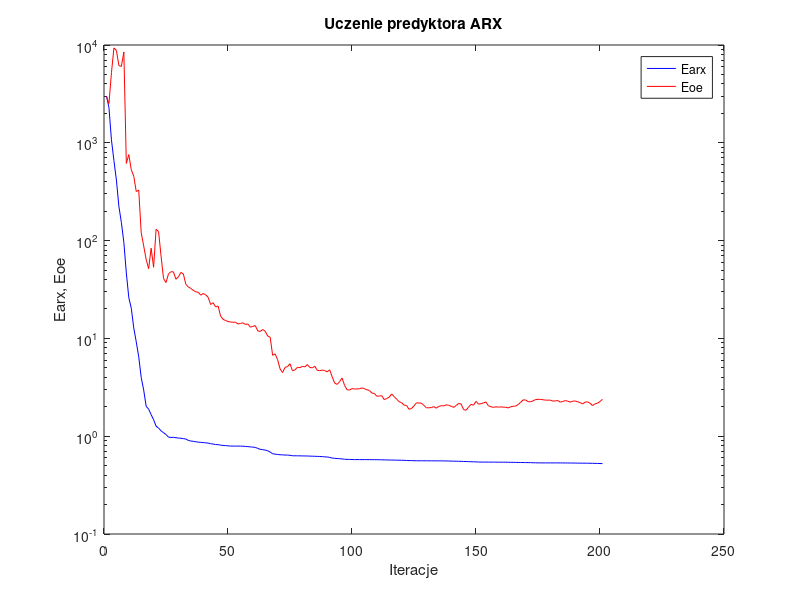
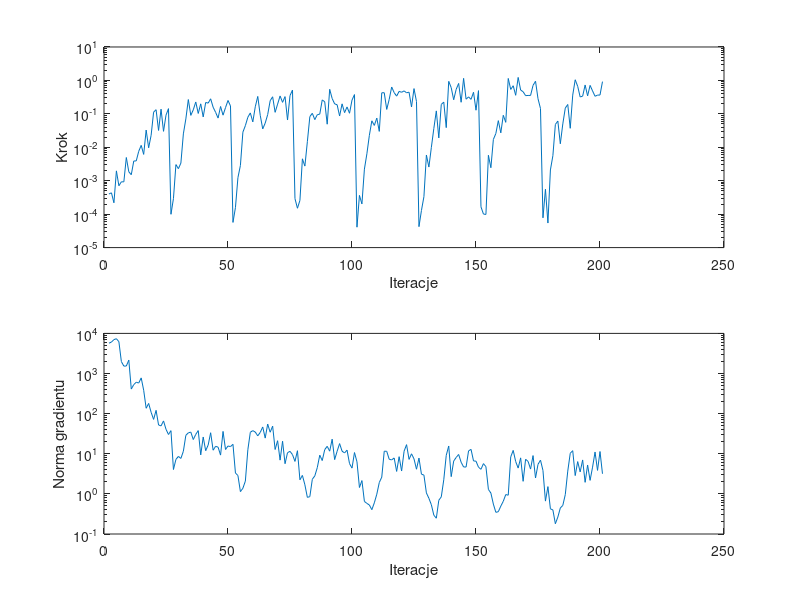

Write the MATLAB code that produced these figures, in order.
%uczenie predyktora arx
clear all;
n=0; farx(n+1)=3.013490e+003; foe(n+1)=2.973426e+003; wspucz(n+1)=0.000000e+000; ng(n+1)=0.000000e+000;
%odnowa zmiennej metryki
n=1; farx(n+1)=2.287604e+003; foe(n+1)=2.521575e+003; krok(n+1)=4.012417e-004; ng(n+1)=5.691787e+003;
n=2; farx(n+1)=1.070532e+003; foe(n+1)=5.200966e+003; krok(n+1)=4.347668e-004; ng(n+1)=6.083609e+003;
n=3; farx(n+1)=6.584124e+002; foe(n+1)=9.334041e+003; krok(n+1)=2.189959e-004; ng(n+1)=6.984685e+003;
n=4; farx(n+1)=4.160547e+002; foe(n+1)=8.798911e+003; krok(n+1)=1.970836e-003; ng(n+1)=7.371434e+003;
n=5; farx(n+1)=2.240569e+002; foe(n+1)=6.153377e+003; krok(n+1)=7.068943e-004; ng(n+1)=6.210827e+003;
n=6; farx(n+1)=1.532861e+002; foe(n+1)=6.039922e+003; krok(n+1)=9.289576e-004; ng(n+1)=1.984890e+003;
n=7; farx(n+1)=9.620685e+001; foe(n+1)=8.484835e+003; krok(n+1)=9.247269e-004; ng(n+1)=1.530596e+003;
n=8; farx(n+1)=4.671542e+001; foe(n+1)=6.154791e+002; krok(n+1)=4.949772e-003; ng(n+1)=1.536587e+003;
n=9; farx(n+1)=2.609204e+001; foe(n+1)=7.568194e+002; krok(n+1)=1.849454e-003; ng(n+1)=2.159017e+003;
n=10; farx(n+1)=2.034073e+001; foe(n+1)=5.310339e+002; krok(n+1)=1.511984e-003; ng(n+1)=4.100486e+002;
n=11; farx(n+1)=1.279282e+001; foe(n+1)=4.553330e+002; krok(n+1)=3.883641e-003; ng(n+1)=5.291523e+002;
n=12; farx(n+1)=9.238034e+000; foe(n+1)=3.177900e+002; krok(n+1)=3.916767e-003; ng(n+1)=6.074797e+002;
n=13; farx(n+1)=6.491326e+000; foe(n+1)=3.286861e+002; krok(n+1)=7.585588e-003; ng(n+1)=5.781618e+002;
n=14; farx(n+1)=3.992414e+000; foe(n+1)=1.203054e+002; krok(n+1)=1.142218e-002; ng(n+1)=7.783240e+002;
n=15; farx(n+1)=2.966018e+000; foe(n+1)=8.828214e+001; krok(n+1)=6.130766e-003; ng(n+1)=3.822758e+002;
n=16; farx(n+1)=2.020877e+000; foe(n+1)=6.408909e+001; krok(n+1)=3.276344e-002; ng(n+1)=1.361005e+002;
n=17; farx(n+1)=1.892632e+000; foe(n+1)=5.164155e+001; krok(n+1)=9.661282e-003; ng(n+1)=1.797166e+002;
n=18; farx(n+1)=1.662478e+000; foe(n+1)=8.364063e+001; krok(n+1)=2.284436e-002; ng(n+1)=1.079885e+002;
n=19; farx(n+1)=1.475152e+000; foe(n+1)=5.339304e+001; krok(n+1)=1.124683e-001; ng(n+1)=7.181245e+001;
n=20; farx(n+1)=1.266981e+000; foe(n+1)=1.304349e+002; krok(n+1)=1.331896e-001; ng(n+1)=1.208959e+002;
n=21; farx(n+1)=1.210995e+000; foe(n+1)=1.236325e+002; krok(n+1)=3.192003e-002; ng(n+1)=5.215788e+001;
n=22; farx(n+1)=1.135154e+000; foe(n+1)=6.966773e+001; krok(n+1)=1.380129e-001; ng(n+1)=4.951199e+001;
n=23; farx(n+1)=1.085286e+000; foe(n+1)=4.099450e+001; krok(n+1)=3.001201e-002; ng(n+1)=6.579553e+001;
n=24; farx(n+1)=1.042065e+000; foe(n+1)=3.723447e+001; krok(n+1)=9.137743e-002; ng(n+1)=4.074574e+001;
n=25; farx(n+1)=9.774335e-001; foe(n+1)=4.570828e+001; krok(n+1)=1.433103e-001; ng(n+1)=3.022948e+001;
%odnowa zmiennej metryki
n=26; farx(n+1)=9.724421e-001; foe(n+1)=4.808248e+001; krok(n+1)=9.921626e-005; ng(n+1)=3.769436e+001;
n=27; farx(n+1)=9.722441e-001; foe(n+1)=4.788558e+001; krok(n+1)=2.920175e-004; ng(n+1)=4.045438e+000;
n=28; farx(n+1)=9.648467e-001; foe(n+1)=4.027840e+001; krok(n+1)=3.036370e-003; ng(n+1)=7.238217e+000;
n=29; farx(n+1)=9.572971e-001; foe(n+1)=4.263562e+001; krok(n+1)=2.293768e-003; ng(n+1)=8.596278e+000;
n=30; farx(n+1)=9.532017e-001; foe(n+1)=4.726515e+001; krok(n+1)=3.367365e-003; ng(n+1)=7.640743e+000;
n=31; farx(n+1)=9.444949e-001; foe(n+1)=4.556772e+001; krok(n+1)=2.517497e-002; ng(n+1)=1.155033e+001;
n=32; farx(n+1)=9.354509e-001; foe(n+1)=3.577034e+001; krok(n+1)=7.053511e-002; ng(n+1)=2.879083e+001;
n=33; farx(n+1)=9.052722e-001; foe(n+1)=3.361675e+001; krok(n+1)=2.677938e-001; ng(n+1)=3.321442e+001;
n=34; farx(n+1)=8.928981e-001; foe(n+1)=3.244869e+001; krok(n+1)=9.004374e-002; ng(n+1)=3.466645e+001;
n=35; farx(n+1)=8.866326e-001; foe(n+1)=3.097466e+001; krok(n+1)=1.320338e-001; ng(n+1)=2.261163e+001;
n=36; farx(n+1)=8.765462e-001; foe(n+1)=2.997054e+001; krok(n+1)=2.268451e-001; ng(n+1)=3.040617e+001;
n=37; farx(n+1)=8.701172e-001; foe(n+1)=2.959548e+001; krok(n+1)=1.028050e-001; ng(n+1)=3.778717e+001;
n=38; farx(n+1)=8.649245e-001; foe(n+1)=2.768297e+001; krok(n+1)=1.992696e-001; ng(n+1)=9.372702e+000;
n=39; farx(n+1)=8.607097e-001; foe(n+1)=2.875719e+001; krok(n+1)=8.100548e-002; ng(n+1)=2.615590e+001;
n=40; farx(n+1)=8.558163e-001; foe(n+1)=2.792486e+001; krok(n+1)=2.192961e-001; ng(n+1)=1.192876e+001;
n=41; farx(n+1)=8.503143e-001; foe(n+1)=2.629460e+001; krok(n+1)=2.093785e-001; ng(n+1)=1.650044e+001;
n=42; farx(n+1)=8.381949e-001; foe(n+1)=2.221428e+001; krok(n+1)=2.818076e-001; ng(n+1)=3.341660e+001;
n=43; farx(n+1)=8.311619e-001; foe(n+1)=2.318851e+001; krok(n+1)=1.582278e-001; ng(n+1)=1.227356e+001;
n=44; farx(n+1)=8.218148e-001; foe(n+1)=2.098897e+001; krok(n+1)=1.111619e-001; ng(n+1)=1.533178e+001;
n=45; farx(n+1)=8.197143e-001; foe(n+1)=2.141959e+001; krok(n+1)=7.470580e-002; ng(n+1)=1.461584e+001;
n=46; farx(n+1)=8.103040e-001; foe(n+1)=1.698367e+001; krok(n+1)=1.660944e-001; ng(n+1)=9.264244e+000;
n=47; farx(n+1)=8.050149e-001; foe(n+1)=1.567703e+001; krok(n+1)=9.137743e-002; ng(n+1)=3.605382e+001;
n=48; farx(n+1)=8.015373e-001; foe(n+1)=1.523553e+001; krok(n+1)=1.541897e-001; ng(n+1)=1.277214e+001;
n=49; farx(n+1)=7.962807e-001; foe(n+1)=1.489699e+001; krok(n+1)=2.515191e-001; ng(n+1)=1.561355e+001;
n=50; farx(n+1)=7.933582e-001; foe(n+1)=1.469854e+001; krok(n+1)=1.725040e-001; ng(n+1)=1.507376e+001;
%odnowa zmiennej metryki
n=51; farx(n+1)=7.924737e-001; foe(n+1)=1.463365e+001; krok(n+1)=5.665485e-005; ng(n+1)=1.718792e+001;
n=52; farx(n+1)=7.923965e-001; foe(n+1)=1.464553e+001; krok(n+1)=1.574580e-004; ng(n+1)=3.313359e+000;
n=53; farx(n+1)=7.920410e-001; foe(n+1)=1.406060e+001; krok(n+1)=1.234612e-003; ng(n+1)=2.863266e+000;
n=54; farx(n+1)=7.918805e-001; foe(n+1)=1.419568e+001; krok(n+1)=2.855545e-003; ng(n+1)=1.138940e+000;
n=55; farx(n+1)=7.897962e-001; foe(n+1)=1.444718e+001; krok(n+1)=2.835564e-002; ng(n+1)=1.380467e+000;
n=56; farx(n+1)=7.866244e-001; foe(n+1)=1.388699e+001; krok(n+1)=4.438543e-002; ng(n+1)=2.084642e+000;
n=57; farx(n+1)=7.822112e-001; foe(n+1)=1.406371e+001; krok(n+1)=7.919636e-002; ng(n+1)=1.256293e+001;
n=58; farx(n+1)=7.775672e-001; foe(n+1)=1.303532e+001; krok(n+1)=1.067078e-001; ng(n+1)=3.434162e+001;
n=59; farx(n+1)=7.740896e-001; foe(n+1)=1.326227e+001; krok(n+1)=5.753341e-002; ng(n+1)=3.769331e+001;
n=60; farx(n+1)=7.673678e-001; foe(n+1)=1.352766e+001; krok(n+1)=1.630613e-001; ng(n+1)=3.474010e+001;
n=61; farx(n+1)=7.508969e-001; foe(n+1)=1.192711e+001; krok(n+1)=3.319551e-001; ng(n+1)=2.794815e+001;
n=62; farx(n+1)=7.341583e-001; foe(n+1)=1.177586e+001; krok(n+1)=9.019770e-002; ng(n+1)=3.406764e+001;
n=63; farx(n+1)=7.284396e-001; foe(n+1)=1.233729e+001; krok(n+1)=3.550149e-002; ng(n+1)=4.656597e+001;
n=64; farx(n+1)=7.218581e-001; foe(n+1)=1.184787e+001; krok(n+1)=5.285294e-002; ng(n+1)=2.455992e+001;
n=65; farx(n+1)=7.101305e-001; foe(n+1)=1.057311e+001; krok(n+1)=9.513510e-002; ng(n+1)=5.499220e+001;
n=66; farx(n+1)=6.888820e-001; foe(n+1)=1.029343e+001; krok(n+1)=2.464885e-001; ng(n+1)=3.440980e+001;
n=67; farx(n+1)=6.623000e-001; foe(n+1)=6.712610e+000; krok(n+1)=3.240219e-001; ng(n+1)=4.877648e+001;
n=68; farx(n+1)=6.557122e-001; foe(n+1)=6.947727e+000; krok(n+1)=1.111619e-001; ng(n+1)=1.276954e+001;
n=69; farx(n+1)=6.505052e-001; foe(n+1)=6.063749e+000; krok(n+1)=1.952188e-001; ng(n+1)=2.115850e+001;
n=70; farx(n+1)=6.463432e-001; foe(n+1)=4.871133e+000; krok(n+1)=3.427774e-001; ng(n+1)=6.940172e+000;
n=71; farx(n+1)=6.439812e-001; foe(n+1)=4.477727e+000; krok(n+1)=2.209722e-001; ng(n+1)=2.053955e+001;
n=72; farx(n+1)=6.418999e-001; foe(n+1)=5.056438e+000; krok(n+1)=3.282103e-001; ng(n+1)=5.648149e+000;
n=73; farx(n+1)=6.409474e-001; foe(n+1)=5.151201e+000; krok(n+1)=6.544743e-002; ng(n+1)=1.063466e+001;
n=74; farx(n+1)=6.380970e-001; foe(n+1)=5.507498e+000; krok(n+1)=3.510640e-001; ng(n+1)=1.148242e+001;
n=75; farx(n+1)=6.312029e-001; foe(n+1)=4.666352e+000; krok(n+1)=5.155493e-001; ng(n+1)=9.538441e+000;
%odnowa zmiennej metryki
n=76; farx(n+1)=6.307357e-001; foe(n+1)=4.769882e+000; krok(n+1)=2.921277e-004; ng(n+1)=6.444135e+000;
n=77; farx(n+1)=6.299525e-001; foe(n+1)=5.065024e+000; krok(n+1)=1.502858e-004; ng(n+1)=1.191723e+001;
n=78; farx(n+1)=6.299010e-001; foe(n+1)=5.025283e+000; krok(n+1)=2.578785e-004; ng(n+1)=2.246408e+000;
n=79; farx(n+1)=6.284321e-001; foe(n+1)=5.173832e+000; krok(n+1)=4.522618e-003; ng(n+1)=2.886184e+000;
n=80; farx(n+1)=6.281492e-001; foe(n+1)=5.118434e+000; krok(n+1)=2.739044e-003; ng(n+1)=1.686243e+000;
n=81; farx(n+1)=6.277376e-001; foe(n+1)=5.394737e+000; krok(n+1)=1.473291e-002; ng(n+1)=8.185041e-001;
n=82; farx(n+1)=6.257225e-001; foe(n+1)=5.035608e+000; krok(n+1)=8.277891e-002; ng(n+1)=8.542724e-001;
n=83; farx(n+1)=6.245956e-001; foe(n+1)=5.006964e+000; krok(n+1)=1.039503e-001; ng(n+1)=2.312427e+000;
n=84; farx(n+1)=6.233966e-001; foe(n+1)=5.180875e+000; krok(n+1)=6.722782e-002; ng(n+1)=2.808625e+000;
n=85; farx(n+1)=6.218042e-001; foe(n+1)=4.720739e+000; krok(n+1)=9.431389e-002; ng(n+1)=4.509416e+000;
n=86; farx(n+1)=6.206017e-001; foe(n+1)=4.673910e+000; krok(n+1)=9.809225e-002; ng(n+1)=9.225580e+000;
n=87; farx(n+1)=6.182982e-001; foe(n+1)=4.746502e+000; krok(n+1)=2.611580e-001; ng(n+1)=6.771300e+000;
n=88; farx(n+1)=6.149113e-001; foe(n+1)=4.692472e+000; krok(n+1)=2.301336e-001; ng(n+1)=1.267373e+001;
n=89; farx(n+1)=6.134410e-001; foe(n+1)=4.551222e+000; krok(n+1)=4.904612e-002; ng(n+1)=1.532662e+001;
n=90; farx(n+1)=6.073920e-001; foe(n+1)=4.774507e+000; krok(n+1)=5.421555e-001; ng(n+1)=1.160934e+001;
n=91; farx(n+1)=5.978453e-001; foe(n+1)=4.047019e+000; krok(n+1)=2.876382e-001; ng(n+1)=2.309646e+001;
n=92; farx(n+1)=5.942970e-001; foe(n+1)=3.493648e+000; krok(n+1)=1.989372e-001; ng(n+1)=7.148429e+000;
n=93; farx(n+1)=5.906003e-001; foe(n+1)=3.387358e+000; krok(n+1)=1.871606e-001; ng(n+1)=1.153286e+001;
n=94; farx(n+1)=5.891250e-001; foe(n+1)=3.607972e+000; krok(n+1)=8.625198e-002; ng(n+1)=1.791675e+001;
n=95; farx(n+1)=5.854502e-001; foe(n+1)=3.935441e+000; krok(n+1)=1.992696e-001; ng(n+1)=1.158583e+001;
n=96; farx(n+1)=5.814402e-001; foe(n+1)=3.315059e+000; krok(n+1)=1.088405e-001; ng(n+1)=1.049483e+001;
n=97; farx(n+1)=5.795506e-001; foe(n+1)=2.985244e+000; krok(n+1)=1.608941e-001; ng(n+1)=1.232594e+001;
n=98; farx(n+1)=5.788026e-001; foe(n+1)=2.965157e+000; krok(n+1)=1.042621e-001; ng(n+1)=5.687882e+000;
n=99; farx(n+1)=5.777029e-001; foe(n+1)=3.067588e+000; krok(n+1)=2.577175e-001; ng(n+1)=4.390210e+000;
n=100; farx(n+1)=5.766662e-001; foe(n+1)=3.036898e+000; krok(n+1)=3.772555e-001; ng(n+1)=1.072388e+001;
%odnowa zmiennej metryki
n=101; farx(n+1)=5.765955e-001; foe(n+1)=3.045295e+000; krok(n+1)=4.077711e-005; ng(n+1)=6.307794e+000;
n=102; farx(n+1)=5.765663e-001; foe(n+1)=3.051148e+000; krok(n+1)=3.643336e-004; ng(n+1)=1.441420e+000;
n=103; farx(n+1)=5.765341e-001; foe(n+1)=3.119656e+000; krok(n+1)=2.025153e-004; ng(n+1)=2.146727e+000;
n=104; farx(n+1)=5.764983e-001; foe(n+1)=3.061905e+000; krok(n+1)=2.222834e-003; ng(n+1)=6.486944e-001;
n=105; farx(n+1)=5.764123e-001; foe(n+1)=2.987457e+000; krok(n+1)=6.390530e-003; ng(n+1)=5.794181e-001;
n=106; farx(n+1)=5.761639e-001; foe(n+1)=2.933914e+000; krok(n+1)=2.280046e-002; ng(n+1)=5.286287e-001;
n=107; farx(n+1)=5.757979e-001; foe(n+1)=2.760721e+000; krok(n+1)=6.192665e-002; ng(n+1)=4.039022e-001;
n=108; farx(n+1)=5.753607e-001; foe(n+1)=2.738769e+000; krok(n+1)=4.509055e-002; ng(n+1)=5.983723e-001;
n=109; farx(n+1)=5.749213e-001; foe(n+1)=2.563460e+000; krok(n+1)=7.461084e-002; ng(n+1)=9.822727e-001;
n=110; farx(n+1)=5.747427e-001; foe(n+1)=2.579495e+000; krok(n+1)=2.991958e-002; ng(n+1)=1.917863e+000;
n=111; farx(n+1)=5.737271e-001; foe(n+1)=2.593147e+000; krok(n+1)=4.268310e-001; ng(n+1)=2.616949e+000;
n=112; farx(n+1)=5.724899e-001; foe(n+1)=2.367743e+000; krok(n+1)=4.288049e-001; ng(n+1)=1.158791e+001;
n=113; farx(n+1)=5.717169e-001; foe(n+1)=2.428461e+000; krok(n+1)=1.357860e-001; ng(n+1)=1.151018e+001;
n=114; farx(n+1)=5.709993e-001; foe(n+1)=2.506712e+000; krok(n+1)=2.711458e-001; ng(n+1)=7.293222e+000;
n=115; farx(n+1)=5.703086e-001; foe(n+1)=2.706491e+000; krok(n+1)=6.361450e-001; ng(n+1)=7.025336e+000;
n=116; farx(n+1)=5.697135e-001; foe(n+1)=2.538558e+000; krok(n+1)=4.306047e-001; ng(n+1)=7.863375e+000;
n=117; farx(n+1)=5.692248e-001; foe(n+1)=2.391688e+000; krok(n+1)=3.388186e-001; ng(n+1)=3.630013e+000;
n=118; farx(n+1)=5.683715e-001; foe(n+1)=2.252555e+000; krok(n+1)=4.706699e-001; ng(n+1)=8.464630e+000;
n=119; farx(n+1)=5.677924e-001; foe(n+1)=2.199299e+000; krok(n+1)=4.419445e-001; ng(n+1)=3.713766e+000;
n=120; farx(n+1)=5.663929e-001; foe(n+1)=2.078458e+000; krok(n+1)=4.862877e-001; ng(n+1)=1.157222e+001;
n=121; farx(n+1)=5.647808e-001; foe(n+1)=2.061612e+000; krok(n+1)=4.268310e-001; ng(n+1)=1.687262e+001;
n=122; farx(n+1)=5.631545e-001; foe(n+1)=1.884928e+000; krok(n+1)=4.446475e-001; ng(n+1)=7.237316e+000;
n=123; farx(n+1)=5.626165e-001; foe(n+1)=1.916807e+000; krok(n+1)=1.607063e-001; ng(n+1)=9.975593e+000;
n=124; farx(n+1)=5.617340e-001; foe(n+1)=2.046194e+000; krok(n+1)=5.692710e-001; ng(n+1)=7.467043e+000;
n=125; farx(n+1)=5.608019e-001; foe(n+1)=2.193349e+000; krok(n+1)=2.343012e-001; ng(n+1)=4.117063e+000;
%odnowa zmiennej metryki
n=126; farx(n+1)=5.606711e-001; foe(n+1)=2.185137e+000; krok(n+1)=4.229784e-005; ng(n+1)=7.807103e+000;
n=127; farx(n+1)=5.606181e-001; foe(n+1)=2.177424e+000; krok(n+1)=1.289393e-004; ng(n+1)=3.102261e+000;
n=128; farx(n+1)=5.605151e-001; foe(n+1)=2.062991e+000; krok(n+1)=3.341463e-004; ng(n+1)=2.936588e+000;
n=129; farx(n+1)=5.602728e-001; foe(n+1)=1.952552e+000; krok(n+1)=5.879413e-003; ng(n+1)=1.056456e+000;
n=130; farx(n+1)=5.602168e-001; foe(n+1)=1.951699e+000; krok(n+1)=2.564143e-003; ng(n+1)=7.772314e-001;
n=131; farx(n+1)=5.601051e-001; foe(n+1)=1.962560e+000; krok(n+1)=9.955600e-003; ng(n+1)=5.356557e-001;
n=132; farx(n+1)=5.599822e-001; foe(n+1)=2.006879e+000; krok(n+1)=3.685289e-002; ng(n+1)=2.945718e-001;
n=133; farx(n+1)=5.597257e-001; foe(n+1)=1.933564e+000; krok(n+1)=1.226008e-001; ng(n+1)=2.476285e-001;
n=134; farx(n+1)=5.595928e-001; foe(n+1)=2.017186e+000; krok(n+1)=1.906683e-002; ng(n+1)=6.929035e-001;
n=135; farx(n+1)=5.594104e-001; foe(n+1)=2.050530e+000; krok(n+1)=1.914311e-001; ng(n+1)=8.428961e-001;
n=136; farx(n+1)=5.589258e-001; foe(n+1)=2.044103e+000; krok(n+1)=2.243785e-001; ng(n+1)=2.242387e+000;
n=137; farx(n+1)=5.586365e-001; foe(n+1)=2.093646e+000; krok(n+1)=3.873324e-002; ng(n+1)=9.139431e+000;
n=138; farx(n+1)=5.573017e-001; foe(n+1)=2.069210e+000; krok(n+1)=9.372047e-001; ng(n+1)=1.558905e+001;
n=139; farx(n+1)=5.561814e-001; foe(n+1)=2.023802e+000; krok(n+1)=6.094694e-001; ng(n+1)=2.690998e+000;
n=140; farx(n+1)=5.557721e-001; foe(n+1)=1.970378e+000; krok(n+1)=2.640676e-001; ng(n+1)=6.568727e+000;
n=141; farx(n+1)=5.548573e-001; foe(n+1)=2.059970e+000; krok(n+1)=5.389436e-001; ng(n+1)=8.095920e+000;
n=142; farx(n+1)=5.538202e-001; foe(n+1)=2.161126e+000; krok(n+1)=8.127796e-001; ng(n+1)=9.602503e+000;
n=143; farx(n+1)=5.532081e-001; foe(n+1)=2.133646e+000; krok(n+1)=2.223238e-001; ng(n+1)=6.153513e+000;
n=144; farx(n+1)=5.517500e-001; foe(n+1)=1.869059e+000; krok(n+1)=1.153327e+000; ng(n+1)=4.688863e+000;
n=145; farx(n+1)=5.511307e-001; foe(n+1)=1.844629e+000; krok(n+1)=2.745822e-001; ng(n+1)=4.669064e+000;
n=146; farx(n+1)=5.494880e-001; foe(n+1)=1.984852e+000; krok(n+1)=3.223140e-001; ng(n+1)=1.179686e+001;
n=147; farx(n+1)=5.484057e-001; foe(n+1)=2.118122e+000; krok(n+1)=2.714701e-001; ng(n+1)=1.285498e+001;
n=148; farx(n+1)=5.471716e-001; foe(n+1)=2.076456e+000; krok(n+1)=4.423764e-001; ng(n+1)=6.627033e+000;
n=149; farx(n+1)=5.464682e-001; foe(n+1)=2.271115e+000; krok(n+1)=1.284644e-001; ng(n+1)=6.533692e+000;
n=150; farx(n+1)=5.441025e-001; foe(n+1)=2.125879e+000; krok(n+1)=4.954132e-001; ng(n+1)=4.631510e+000;
%odnowa zmiennej metryki
n=151; farx(n+1)=5.439872e-001; foe(n+1)=2.149163e+000; krok(n+1)=1.657251e-004; ng(n+1)=4.092696e+000;
n=152; farx(n+1)=5.438299e-001; foe(n+1)=2.188133e+000; krok(n+1)=1.007837e-004; ng(n+1)=5.675238e+000;
n=153; farx(n+1)=5.437535e-001; foe(n+1)=2.241658e+000; krok(n+1)=9.802182e-005; ng(n+1)=4.771497e+000;
n=154; farx(n+1)=5.433010e-001; foe(n+1)=2.047614e+000; krok(n+1)=5.770731e-003; ng(n+1)=1.293129e+000;
n=155; farx(n+1)=5.431892e-001; foe(n+1)=2.003206e+000; krok(n+1)=2.448466e-003; ng(n+1)=1.047914e+000;
n=156; farx(n+1)=5.429936e-001; foe(n+1)=1.971366e+000; krok(n+1)=1.716139e-002; ng(n+1)=5.562476e-001;
n=157; farx(n+1)=5.428861e-001; foe(n+1)=1.998655e+000; krok(n+1)=2.580064e-002; ng(n+1)=3.470448e-001;
n=158; farx(n+1)=5.426156e-001; foe(n+1)=1.981501e+000; krok(n+1)=6.268030e-002; ng(n+1)=3.596240e-001;
n=159; farx(n+1)=5.424590e-001; foe(n+1)=1.995458e+000; krok(n+1)=2.702970e-002; ng(n+1)=4.956601e-001;
n=160; farx(n+1)=5.423112e-001; foe(n+1)=1.979173e+000; krok(n+1)=9.060490e-002; ng(n+1)=6.543001e-001;
n=161; farx(n+1)=5.422717e-001; foe(n+1)=1.979025e+000; krok(n+1)=5.576355e-002; ng(n+1)=9.622031e-001;
n=162; farx(n+1)=5.411868e-001; foe(n+1)=1.944718e+000; krok(n+1)=1.145368e+000; ng(n+1)=9.271407e-001;
n=163; farx(n+1)=5.407290e-001; foe(n+1)=2.001597e+000; krok(n+1)=5.378226e-001; ng(n+1)=8.352756e+000;
n=164; farx(n+1)=5.400818e-001; foe(n+1)=2.025929e+000; krok(n+1)=6.930078e-001; ng(n+1)=1.213724e+001;
n=165; farx(n+1)=5.396989e-001; foe(n+1)=2.030146e+000; krok(n+1)=3.589327e-001; ng(n+1)=6.387548e+000;
n=166; farx(n+1)=5.390097e-001; foe(n+1)=2.109545e+000; krok(n+1)=1.228893e+000; ng(n+1)=4.395106e+000;
n=167; farx(n+1)=5.384597e-001; foe(n+1)=2.218123e+000; krok(n+1)=5.155493e-001; ng(n+1)=7.902764e+000;
n=168; farx(n+1)=5.379483e-001; foe(n+1)=2.352619e+000; krok(n+1)=4.585593e-001; ng(n+1)=2.057346e+000;
n=169; farx(n+1)=5.375142e-001; foe(n+1)=2.347844e+000; krok(n+1)=3.505976e-001; ng(n+1)=7.289083e+000;
n=170; farx(n+1)=5.371906e-001; foe(n+1)=2.255347e+000; krok(n+1)=3.550835e-001; ng(n+1)=6.445642e+000;
n=171; farx(n+1)=5.367372e-001; foe(n+1)=2.248851e+000; krok(n+1)=3.556863e-001; ng(n+1)=4.153698e+000;
n=172; farx(n+1)=5.354630e-001; foe(n+1)=2.297379e+000; krok(n+1)=7.101669e-001; ng(n+1)=9.006747e+000;
n=173; farx(n+1)=5.344075e-001; foe(n+1)=2.370706e+000; krok(n+1)=9.453922e-001; ng(n+1)=2.491332e+000;
n=174; farx(n+1)=5.338239e-001; foe(n+1)=2.382193e+000; krok(n+1)=2.840339e-001; ng(n+1)=5.438722e+000;
n=175; farx(n+1)=5.334741e-001; foe(n+1)=2.380144e+000; krok(n+1)=1.444834e-001; ng(n+1)=6.936035e+000;
%odnowa zmiennej metryki
n=176; farx(n+1)=5.334255e-001; foe(n+1)=2.358822e+000; krok(n+1)=7.773395e-005; ng(n+1)=3.832013e+000;
n=177; farx(n+1)=5.334147e-001; foe(n+1)=2.340515e+000; krok(n+1)=5.562136e-004; ng(n+1)=6.608681e-001;
n=178; farx(n+1)=5.334087e-001; foe(n+1)=2.334774e+000; krok(n+1)=5.423010e-005; ng(n+1)=1.518163e+000;
n=179; farx(n+1)=5.333884e-001; foe(n+1)=2.338595e+000; krok(n+1)=2.100870e-003; ng(n+1)=4.238225e-001;
n=180; farx(n+1)=5.333474e-001; foe(n+1)=2.283766e+000; krok(n+1)=5.608324e-003; ng(n+1)=3.979648e-001;
n=181; farx(n+1)=5.332915e-001; foe(n+1)=2.298058e+000; krok(n+1)=4.828142e-002; ng(n+1)=1.803404e-001;
n=182; farx(n+1)=5.331362e-001; foe(n+1)=2.313174e+000; krok(n+1)=6.078596e-002; ng(n+1)=2.643016e-001;
n=183; farx(n+1)=5.330655e-001; foe(n+1)=2.230030e+000; krok(n+1)=1.275465e-002; ng(n+1)=4.452728e-001;
n=184; farx(n+1)=5.329666e-001; foe(n+1)=2.264284e+000; krok(n+1)=5.003902e-002; ng(n+1)=5.159800e-001;
n=185; farx(n+1)=5.326791e-001; foe(n+1)=2.312098e+000; krok(n+1)=1.486329e-001; ng(n+1)=9.590605e-001;
n=186; farx(n+1)=5.322327e-001; foe(n+1)=2.282574e+000; krok(n+1)=1.907753e-001; ng(n+1)=3.693535e+000;
n=187; farx(n+1)=5.320904e-001; foe(n+1)=2.228716e+000; krok(n+1)=3.699230e-002; ng(n+1)=1.028671e+001;
n=188; farx(n+1)=5.316680e-001; foe(n+1)=2.282612e+000; krok(n+1)=3.635836e-001; ng(n+1)=1.194622e+001;
n=189; farx(n+1)=5.312240e-001; foe(n+1)=2.290058e+000; krok(n+1)=1.047159e+000; ng(n+1)=2.858291e+000;
n=190; farx(n+1)=5.305880e-001; foe(n+1)=2.249083e+000; krok(n+1)=6.674595e-001; ng(n+1)=6.376370e+000;
n=191; farx(n+1)=5.303086e-001; foe(n+1)=2.202948e+000; krok(n+1)=3.202323e-001; ng(n+1)=3.531388e+000;
n=192; farx(n+1)=5.300338e-001; foe(n+1)=2.136920e+000; krok(n+1)=3.381117e-001; ng(n+1)=7.013428e+000;
n=193; farx(n+1)=5.296318e-001; foe(n+1)=2.229546e+000; krok(n+1)=7.294970e-001; ng(n+1)=1.941123e+000;
n=194; farx(n+1)=5.293575e-001; foe(n+1)=2.248022e+000; krok(n+1)=3.457398e-001; ng(n+1)=5.249118e+000;
n=195; farx(n+1)=5.288075e-001; foe(n+1)=2.172771e+000; krok(n+1)=7.101669e-001; ng(n+1)=2.172617e+000;
n=196; farx(n+1)=5.282750e-001; foe(n+1)=2.056911e+000; krok(n+1)=4.854703e-001; ng(n+1)=4.639333e+000;
n=197; farx(n+1)=5.275843e-001; foe(n+1)=2.139862e+000; krok(n+1)=3.355407e-001; ng(n+1)=1.105573e+001;
n=198; farx(n+1)=5.267058e-001; foe(n+1)=2.178225e+000; krok(n+1)=3.635836e-001; ng(n+1)=3.850113e+000;
n=199; farx(n+1)=5.256914e-001; foe(n+1)=2.262050e+000; krok(n+1)=3.655097e-001; ng(n+1)=1.137116e+001;
n=200; farx(n+1)=5.242988e-001; foe(n+1)=2.385074e+000; krok(n+1)=9.205345e-001; ng(n+1)=3.172545e+000;

figure; semilogy(farx,'b'); hold on; semilogy(foe,'r'); xlabel('Iteracje'); ylabel('Earx, Eoe'); legend('Earx','Eoe'); title('Uczenie predyktora ARX');
figure; subplot(2,1,1); semilogy(krok); xlabel('Iteracje'); ylabel('Krok');
subplot(2,1,2); semilogy(ng); xlabel('Iteracje'); ylabel('Norma gradientu');
Earx=farx(n+1)
Eoe=foe(n+1)
